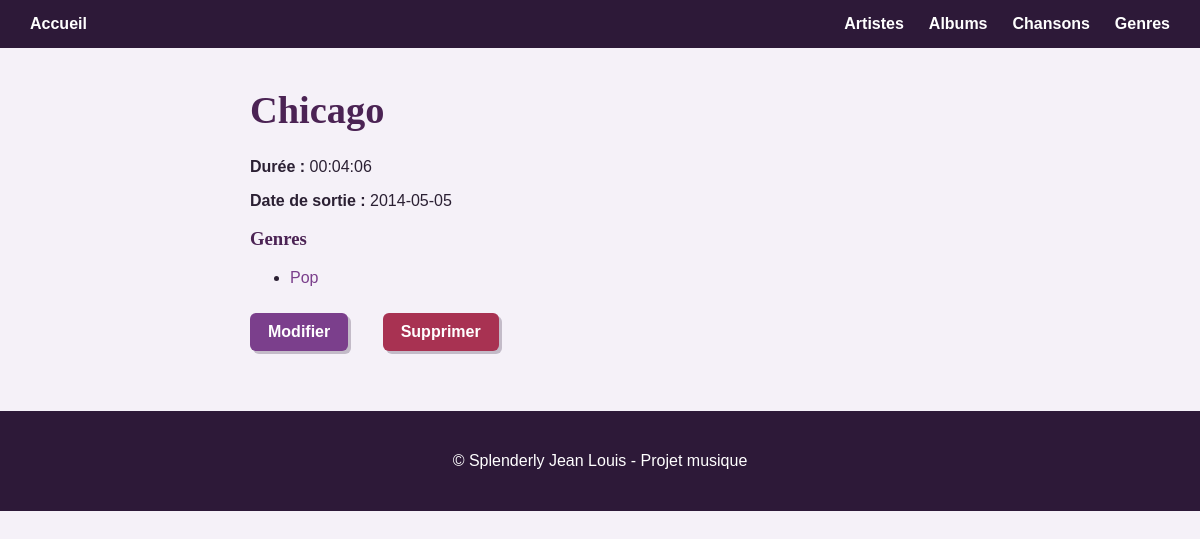
Page /chanson-show.php?id=1 on the committed database.
### tables this page shows
CREATE TABLE
    chanson (
        id INT AUTO_INCREMENT PRIMARY KEY,
        titre VARCHAR(100) NOT NULL,
        duration TIME,
        date_sortie DATE,
        album_id INT,
        CONSTRAINT fk_chanson_album FOREIGN KEY (album_id) REFERENCES album (id)
    );

CREATE TABLE
    genre (
        id INT AUTO_INCREMENT PRIMARY KEY,
        nom VARCHAR(100) NOT NULL
    );

### Classes/CRUD.php (called while the page is built, shortened)
<?php
class CRUD extends PDO
{
    public function selectId(string $table, int|string $value, $field = 'id'): bool|array{
        $sql = "SELECT * FROM $table WHERE $field = :$field";
        $stmt = $this->prepare($sql);
        $stmt->bindValue(":$field", $value);
        $stmt->execute();
        $count = $stmt->rowCount();
        if ($count == 1) {
            return $stmt->fetch();
        } else {
            return false;
        }
    }
}

### Classes/Chanson.php (called while the page is built, shortened)
<?php
require_once('Style.php');
require_once('CRUD.php');
class Chanson extends Style {
    protected $id;
    public static function trouver(CRUD $crud, $id){
        return $crud->selectId('chanson', $id);
    }
    public function genres(CRUD $crud){
        $sql = "SELECT genre.* FROM genre
                INNER JOIN chanson_genre ON genre.id = chanson_genre.genre_id
                WHERE chanson_genre.chanson_id = :id";
        $stmt = $crud->prepare($sql);
        $stmt->bindValue(':id', $this->id);
        $stmt->execute();
        return $stmt->fetchAll();
    }
}

### Classes/Style.php (called while the page is built, shortened)
<?php
abstract class Style {
    public function __construct($id = null){
        $this->id = $id;
    }
}

### chanson-show.php (the view, shortened to what this page needs)
<?php
$id = $_GET['id'];
require_once('Classes/CRUD.php');
require_once('Classes/Chanson.php');
$crud = new CRUD;
$chansonData = Chanson::trouver($crud, $id);
if ($chansonData) {
    $chanson = new Chanson(
        $chansonData['id'],
        $chansonData['titre'],
        $chansonData['duration'],
        $chansonData['date_sortie'],
        $chansonData['album_id']
    );
} else {
    header('location:chanson-index.php');
    die();
}
$genres = $chanson->genres($crud);
?>
<!DOCTYPE html>
<html lang="fr">
<head>
    <link rel="stylesheet" href="css/style.css">
</head>
<body>
    <?php require_once('nav.php'); ?>
    <main>
        <div class="container">
            <h1><?= $chansonData['titre']; ?></h1>
            <p>
                <strong>Durée : </strong>
                <?= $chansonData['duration']; ?>
            </p>
            <p>
                <strong>Date de sortie : </strong>
                <?= $chansonData['date_sortie']; ?>
            </p>
            <h3>Genres</h3>
            <?php if (count($genres) > 0) { ?>
                <ul>
                    <?php foreach ($genres as $genre) { ?>
                        <li>
                            <a href="genre-show.php?id=<?= $genre['id']; ?>">
                                <?= $genre['nom']; ?>
                            </a>
                        </li>
                    <?php } ?>
                </ul>
            <?php } else { ?>
                <p>Aucun genre associé pour l'instant.</p>
            <?php } ?>
            <a href="chanson-edit.php?id=<?= $id; ?>" class="bouton_modifier">
                Modifier
            </a>
            <form action="chanson-delete.php" method="post" style="display:inline">
                <input type="submit" value="Supprimer" class="btn red">
            </form>
        </div>
    </main>
    <?php require_once('footer.php'); ?>
</body>
</html>

### css/style.css (style rules this page uses)
* { box-sizing: border-box; }
body { margin: 0; font-family: "Trebuchet MS", Arial, sans-serif; background-color: #f5f1f8; color: #2b2033; }
main { max-width: 1100px; margin: 40px auto; padding: 0 20px; }
h1, h2, h3 { font-family: Georgia, "Times New Roman", serif; color: #4b2354; }
h1 { font-size: 2.4rem; }
a { color: #7b3f8c; text-decoration: none; }
.container { max-width: 700px; margin: 0 auto; }
form { padding: 30px; }
input, select { width: 100%; padding: 10px; margin-top: 6px; border: 1px solid #c9b7cf; border-radius: 6px; font-size: 1rem; }
form input[type="submit"] { width: auto; margin-top: 10px; padding: 10px 18px; border: none; border-radius: 6px; background-color: #7b3f8c; color: white; cursor: pointer; font-weight: bold; box-shadow: 3px 3px 0 rgba(45, 25, 56, 0.25); }
.bouton_modifier { display: inline-block; padding: 10px 18px; margin-top: 10px; border-radius: 6px; background-color: #7b3f8c; color: white; font-weight: bold; box-shadow: 3px 3px 0 rgba(45, 25, 56, 0.25); }
form input[type="submit"][value="Supprimer"] { background-color: #a83252; color: white; box-shadow: 3px 3px 0 rgba(45, 25, 56, 0.25); }

### rows in the picture
chanson: titre "Chicago", duration "00:04:06", date_sortie "2014-05-05"
genre: nom "Pop"
